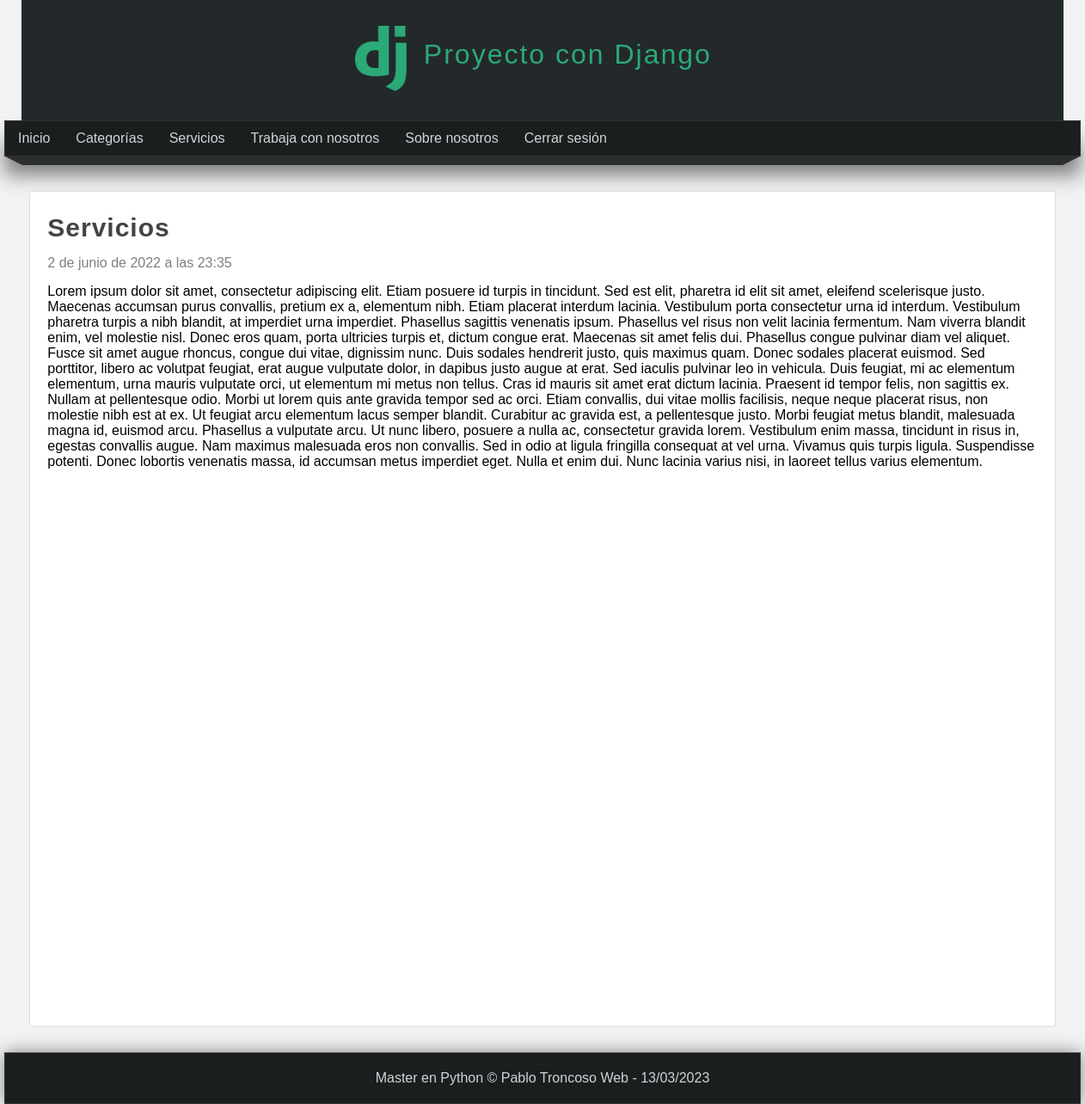
The page /pagina/servicios (signed in) on the database its author committed.
### pages/models.py (models this page shows, shortened)
class Page(models.Model):
    title = models.CharField(max_length=50, verbose_name="Título")
    content = RichTextField(verbose_name="Contenido")
    slug = models.CharField(unique=True, max_length=150, verbose_name="URL amigable")
    order = models.IntegerField(default=0, verbose_name="Orden")
    visible = models.BooleanField(verbose_name="¿Visible?")
    created_at = models.DateTimeField(auto_now_add=True, verbose_name="Creado el")
    updated_at = models.DateTimeField(auto_now=True, verbose_name="Actualizado el")
    class Meta:
        verbose_name = "Página"
        verbose_name_plural = "Páginas"

### pages/views.py (the view)
# urls.py: path('pagina/<str:slug>', views.page, name="page")
@login_required(login_url="login")
def page(request, slug):
    page = Page.objects.get(slug=slug)
    return render(request, 'pages/page.html', {
        'page': page
    })

### blog/context_processors.py (called while the page is built)
def get_categories(request):
    ids_categories_in_use = Article.objects.filter(public=True).values_list('categories', flat=True)
    categories = Category.objects.filter(id__in=ids_categories_in_use).values_list('id', 'name')
    return {
        'categories': categories,
        'ids': ids_categories_in_use
    }

### pages/context_processors.py (called while the page is built)
def get_pages(request):
    pages = Page.objects.filter(visible=True).order_by('order').values_list('id', 'title', 'slug')
    return {
        'pages': pages
    }

### pages/templates/pages/page.html (shortened to what this page needs)
{% extends 'layouts/layout.html' %}
{% block content %}
    <h1 class="title">{{page.title}}</h1>
    <span class="date">{{page.created_at}}</span>
    <p class="content">
        {{page.content|safe}}
    </p>
{% endblock %}

### mainapp/templates/layouts/layout.html (shortened to what this page needs)
<!DOCTYPE html>
<html lang="es">
<head>
    {% load static %}
    <link rel="stylesheet" type="text/css" href="{% static 'css/styles.css' %}">
</head>
<body>
    <header>
        <div id="logotipo">
            <img src="{% static 'images/logo.png' %}" alt="">
            <h1>Proyecto con Django</h1>
        </div>
    </header>
    <nav>
        <ul>
            <li><a href="{% url 'index' %}">Inicio</a></li>
        {% if user.email %}
            <li>
                <a href="{% url 'list_articles' %}">Categorías</a>
            </li>
            {% for page in pages %}
                <li><a href="{% url 'page' page.2 %}">{{page.1}}</a></li>
            {% endfor %}
            <li><a href="{% url 'logout' %}">Cerrar sesión</a></li>
        {% else %}
            <li><a href="{% url 'register' %}">Registro</a></li>
            <li><a href="{% url 'login' %}">Login</a></li>
        {% endif %}
        </ul>
    </nav>
    <div class="barra">
        <span class="esquina-izquierda"></span>
        <span class="relleno-barra"></span>
        <span class="esquina-derecha"></span>
    </div>
    <div id="content">
        <div class="box">
            {% block content %}{% endblock %}
        </div>
    </div>
    <footer>
        Master en Python &copy; Pablo Troncoso Web - {% now "d/m/Y" %}
    </footer>
</body>
</html>

### mainapp/static/css/styles.css (style rules this page uses)
* { margin: 0px; padding: 0px; font-family: Arial, Helvetica, sans-serif; text-decoration: none; }
.box p, .box h2, .box h3, .box ul { margin-top: 5px; margin-bottom: 5px; }
body { background-color: #f2f2f2; }
header { width: 1212px; height: 140px; background-color: #23282b; margin: 0px auto; }
#logotipo { width: 36%; height: 130px; margin: 0px auto; padding-top: 10px; }
#logotipo img { display: block; width: 60px; float: left; margin-top: 20px; }
#logotipo h1 { display: block; float: left; margin-left: 20px; margin-top: 35px; letter-spacing: 2px; font-weight: lighter; color: #2ba977; }
nav { width: 1250px; height: 40px; margin: 0px auto; background-color: #1b1e1f; border: 1px solid #333333; box-shadow: 0px 22px 22px grey; font-size: 16px; }
nav > ul { list-style: none; text-decoration: none; }
nav > ul > li { line-height: 40px; float: left; }
nav > ul > li > a { display: block; padding-left: 15px; padding-right: 15px; color: #d1d4d6; }
.barra { width: 1250px; margin: 0px auto; }
.esquina-izquierda { display: block; border-left: 20px solid transparent; border-top: 10px solid #2b2f30; float: left; }
.esquina-derecha { display: block; border-right: 20px solid transparent; border-top: 10px solid #2b2f30; float: right; }
.relleno-barra { display: block; width: 1210px; height: 10px; background: #2b2f30; float: left; }
#content { width: 1212px; min-height: 930px; margin: 0px auto; margin-top: 40px; margin-bottom: 30px; }
.box { background: white; width: 95%; min-height: 930px; padding: 20px; border: 1px solid #ddd; border-radius: 2px; margin: 0px auto; }
.title { color: #444; letter-spacing: 1px; font-size: 30px; margin-bottom: 10px; margin-top: 5px; }
.date { display: block; margin-top: 15px; margin-bottom: 15px; color: gray; }
.content { line-height: 25px; }
footer { width: 1250px; background-color: #1b1e1f; border: 1px solid #333; color: #d1d4d6; text-align: center; margin: 0px auto; padding-top: 20px; padding-bottom: 20px; box-shadow: 0px 0px 20px gray; }

### rows shown on the page
Page: title "Servicios", created_at "2 de junio de 2022 a las 23:35", content "Lorem ipsum dolor sit amet, consectetur adipiscing elit. Etiam posuere id turpis in tincidunt. Sed est elit, pharetra id elit sit amet, eleifend scelerisque justo. Maecenas accumsan purus convallis, pretium ex a, elementum nibh. Etiam placerat interdum lacinia. Vestibulum porta consectetur urna id interdum. Vestibulum pharetra turpis a nibh blandit, at imperdiet urna imperdiet. Phasellus sagittis venenatis ipsum. Phasellus vel risus non velit lacinia fermentum. Nam viverra blandit enim, vel molestie nisl. Donec eros quam, porta ultricies turpis et, dictum congue erat. Maecenas sit amet felis dui. Phasellus congue pulvinar diam vel aliquet. Fusce sit amet augue rhoncus, congue dui vitae,…"
Page: title "Trabaja con nosotros"
Page: title "Sobre nosotros"
